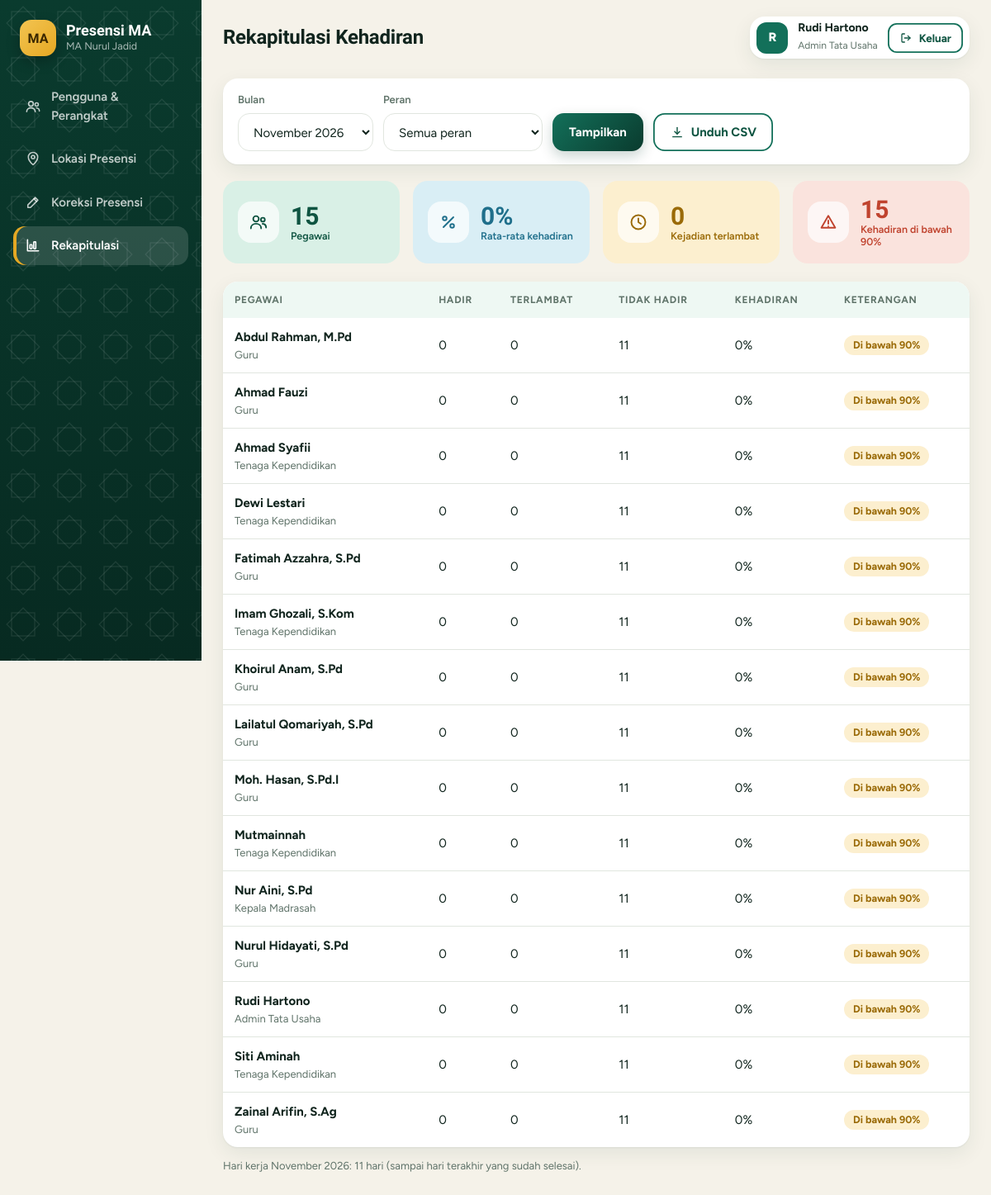
The app's page /admin/rekapitulasi.php (signed in) with its own data.
### tables this page shows
CREATE TABLE pengguna (
  id_pengguna      INT UNSIGNED AUTO_INCREMENT PRIMARY KEY,
  nip              VARCHAR(30)  NOT NULL UNIQUE,
  nama             VARCHAR(100) NOT NULL,
  kata_sandi_hash  VARCHAR(255) NOT NULL,
  peran            ENUM('guru','tendik','admin','kepala') NOT NULL,
  aktif            TINYINT(1)   NOT NULL DEFAULT 1,
  dibuat_pada      DATETIME     NOT NULL DEFAULT CURRENT_TIMESTAMP
);

### admin/rekapitulasi.php (the view, shortened to what this page needs)
<?php
require_once __DIR__ . '/../includes/layout.php';
$u = require_role(['admin', 'kepala']);
$pdo = db();
$bulan = $_GET['bulan'] ?? date('Y-m');
$fPeran = isset(NAMA_PERAN[$_GET['peran'] ?? '']) ? $_GET['peran'] : '';
$hk = daftar_hari_kerja($bulan);
$jmlHk = count($hk);
$sql = 'SELECT id_pengguna, nip, nama, peran FROM pengguna WHERE aktif = 1'; $par = [];
$st = $pdo->prepare($sql . ' ORDER BY nama'); $st->execute($par);
$pegawai = $st->fetchAll();
$hadirMap = [];
$rekap = []; $sumPersen = 0; $nPersen = 0; $sumTerlambat = 0; $bawah = 0;
foreach ($pegawai as $p) {
    $s = $hadirMap[$p['id_pengguna']] ?? [];
    $hadir = count($s);
    $tl = count(array_filter($s, fn($x) => $x === 'terlambat'));
    $persen = $jmlHk ? round($hadir / $jmlHk * 100) : null;
    $di_bawah = $jmlHk > 0 && ($hadir / $jmlHk * 100) < 90;
    if ($persen !== null) { $sumPersen += $persen; $nPersen++; }
    $sumTerlambat += $tl; $bawah += $di_bawah ? 1 : 0;
    $rekap[] = ['nip' => $p['nip'], 'nama' => $p['nama'], 'peran' => $p['peran'], 'hadir' => $hadir, 'terlambat' => $tl,
                'absen' => max(0, $jmlHk - $hadir), 'persen' => $persen, 'bawah' => $di_bawah];
}
$rata = $nPersen ? round($sumPersen / $nPersen) : null;
$opsi = [];
for ($i = 0; $i < 12; $i++) { $k = date('Y-m', strtotime("-$i month", strtotime(date('Y-m-01')))); $opsi[$k] = nama_bulan_tahun($k); }
?>
<form method="get" class="filters">
  <div><label>Bulan</label><select class="input" name="bulan"><?php foreach ($opsi as $k => $v): ?><option value="<?= e($k) ?>" <?= $k === $bulan ? 'selected' : '' ?>><?= e($v) ?></option><?php endforeach; ?></select></div>
  <div><label>Peran</label><select class="input" name="peran"><option value="">Semua peran</option>
    <?php foreach (NAMA_PERAN as $k => $v): ?><option value="<?= $k ?>" <?= $fPeran === $k ? 'selected' : '' ?>><?= e($v) ?></option><?php endforeach; ?></select></div>
  <button class="btn btn-primary">Tampilkan</button>
  <?php if ($u['peran'] === 'admin'): ?><a class="btn btn-line" href="?<?= e(http_build_query(['bulan' => $bulan, 'peran' => $fPeran, 'export' => 'csv'])) ?>"><?= icon('download', 18) ?> Unduh CSV</a><?php endif; ?>
</form>
<div class="stats4">
  <div class="stat s-green"><i class="ico"><?= icon('users', 24) ?></i><div><b><?= count($rekap) ?></b><span>Pegawai</span></div></div>
  <div class="stat s-blue"><i class="ico"><?= icon('percent', 24) ?></i><div><b><?= $rata === null ? '–' : $rata . '%' ?></b><span>Rata-rata kehadiran</span></div></div>
  <div class="stat s-gold"><i class="ico"><?= icon('clock', 24) ?></i><div><b><?= $sumTerlambat ?></b><span>Kejadian terlambat</span></div></div>
  <div class="stat s-red"><i class="ico"><?= icon('alert', 24) ?></i><div><b><?= $bawah ?></b><span>Kehadiran di bawah 90%</span></div></div>
</div>
<div class="table-wrap">
<table class="tbl">
  <thead><tr><th>Pegawai</th><th>Hadir</th><th>Terlambat</th><th>Tidak hadir</th><th>Kehadiran</th><th>Keterangan</th></tr></thead>
  <tbody>
  <?php foreach ($rekap as $r): ?>
    <tr>
      <td><b><?= e($r['nama']) ?></b><div class="muted small"><?= e(NAMA_PERAN[$r['peran']]) ?></div></td>
      <td><?= $r['hadir'] ?></td><td><?= $r['terlambat'] ?></td><td><?= $r['absen'] ?></td>
      <td><?= $r['persen'] === null ? '–' : $r['persen'] . '%' ?></td>
      <td><?= $r['persen'] === null ? '<span class="muted">–</span>' : ($r['bawah'] ? '<span class="badge badge-warn">Di bawah 90%</span>' : '<span class="badge badge-ok">Baik</span>') ?></td>
    </tr>
  <?php endforeach; ?>
  </tbody>
</table>
</div>
<p class="muted small">Hari kerja <?= e(nama_bulan_tahun($bulan)) ?>: <?= $jmlHk ?> hari<?= $bulan === date('Y-m') ? ' (sampai hari terakhir yang sudah selesai)' : '' ?>.
  <?= $u['peran'] === 'kepala' ? 'Kepala Madrasah mengakses halaman ini dalam mode lihat saja.' : '' ?></p>

### assets/css/app.css (style rules this page uses)
:root { --g950:#072a21; --g900:#0a3b2e; --g800:#0e5441; --g700:#13705a; --g600:#198a6e; --g100:#d9f0e6; --g50:#eef8f3; --gold:#e5a823; --gold-l:#f3c451; --gold-d:#9a6a07; --gold-bg:#fcefcf; --blue:#1f6f8b; --blue-bg:#d9eef5; --red:#c0432e; --red-bg:#fae3dd; --ink:#10241d; --muted:#5f7369; --line:#e1e6df; --bg:#f5f2e9; --card:#fff; --soft:#eef2ec; --font:"Figtree",system-ui,-apple-system,"Segoe UI",Roboto,Arial,sans-serif; --display:"Bricolage Grotesque","Figtree",system-ui,sans-serif; --r:18px; --shadow:0 1px 2px rgba(10,59,46,.06),0 8px 24px rgba(10,59,46,.08); }
* { box-sizing:border-box }
html { -webkit-text-size-adjust:100% }
body { margin:0;font:15px/1.5 var(--font);color:var(--ink);background:var(--bg) }
a { color:var(--g700) }
.muted { color:var(--muted) }
.small { font-size:13px }
.btn { display:inline-flex;align-items:center;justify-content:center;gap:8px;padding:11px 20px;border-radius:14px;border:0; background:linear-gradient(135deg,var(--g700),var(--g900));color:#fff;font:700 15px var(--font);cursor:pointer;text-decoration:none;min-height:46px; box-shadow:0 6px 16px rgba(10,59,46,.22);transition:transform .12s,box-shadow .12s,filter .12s }
.btn-line,.btn-ghost { background:#fff;color:var(--g800);box-shadow:inset 0 0 0 1.8px var(--g700) }
.input { width:100%;padding:12px 14px;border:1.8px solid var(--line);border-radius:14px;font:inherit;background:#fff;color:var(--ink);transition:border-color .15s,box-shadow .15s }
label { display:block;margin:14px 0 6px;font-size:13px;color:var(--muted);font-weight:600 }
.badge { display:inline-block;padding:3px 11px;border-radius:999px;font-size:12.5px;font-weight:700;white-space:nowrap }
.badge-warn { background:var(--gold-bg);color:var(--gold-d) }
.stat { border-radius:18px;padding:14px;box-shadow:var(--shadow);background:#fff }
.stat b { display:block;font:800 30px/1.1 var(--display) }
.stat span { font-size:12.5px;font-weight:600 }
.s-green { background:var(--g100);color:var(--g800) }
.s-gold { background:var(--gold-bg);color:var(--gold-d) }
.s-blue { background:var(--blue-bg);color:var(--blue) }
.s-red { background:var(--red-bg);color:var(--red) }
body.panel { display:flex;min-height:100vh }
.filters { display:flex;gap:12px;align-items:flex-end;flex-wrap:wrap;margin-bottom:20px;background:#fff;padding:16px 18px;border-radius:var(--r);box-shadow:var(--shadow) }
.filters label { margin-top:0 }
.filters .input { min-width:150px }
.table-wrap { overflow-x:auto;background:#fff;border-radius:var(--r);box-shadow:var(--shadow) }
.tbl { width:100%;border-collapse:collapse }
.tbl th { text-align:left;padding:13px 14px;color:var(--muted);font-weight:700;font-size:12px;text-transform:uppercase;letter-spacing:.06em;white-space:nowrap;background:var(--g50) }
.tbl th:first-child { border-radius:var(--r) 0 0 0 }
.tbl th:last-child { border-radius:0 var(--r) 0 0 }
.tbl td { padding:12px 14px;border-bottom:1px solid var(--line);vertical-align:middle }
.tbl tbody tr:last-child td { border-bottom:0 }
.stats4 { display:grid;grid-template-columns:repeat(4,1fr);gap:16px;margin-bottom:22px }
.stats4 .stat { display:flex;align-items:center;gap:14px;padding:18px;box-shadow:none }
.ico { width:50px;height:50px;border-radius:16px;background:rgba(255,255,255,.7);display:flex;align-items:center;justify-content:center;flex:none }
.stats4 .stat b { font-size:30px }
.stats4 .stat span { display:block;line-height:1.25 }

### records on screen
pengguna: nama "Abdul Rahman, M.Pd", peran "Guru", hadir "0", terlambat "0", absen "11", persen "0"
pengguna: nama "Ahmad Fauzi", peran "Guru", hadir "0", terlambat "0", absen "11", persen "0"
pengguna: nama "Ahmad Syafii", peran "Tenaga Kependidikan", hadir "0", terlambat "0", absen "11", persen "0"
pengguna: nama "Dewi Lestari", peran "Tenaga Kependidikan", hadir "0", terlambat "0", absen "11", persen "0"
pengguna: nama "Fatimah Azzahra, S.Pd", peran "Guru", hadir "0", terlambat "0", absen "11", persen "0"
pengguna: nama "Imam Ghozali, S.Kom", peran "Tenaga Kependidikan", hadir "0", terlambat "0", absen "11", persen "0"
pengguna: nama "Khoirul Anam, S.Pd", peran "Guru", hadir "0", terlambat "0", id_pengguna "11", persen "0"
pengguna: nama "Lailatul Qomariyah, S.Pd", peran "Guru", hadir "0", terlambat "0", absen "11", persen "0"
pengguna: nama "Moh. Hasan, S.Pd.I", peran "Guru", hadir "0", terlambat "0", absen "11", persen "0"
pengguna: nama "Mutmainnah", peran "Tenaga Kependidikan", hadir "0", terlambat "0", absen "11", persen "0"
pengguna: nama "Nur Aini, S.Pd", peran "Kepala Madrasah", hadir "0", terlambat "0", absen "11", persen "0"
pengguna: nama "Nurul Hidayati, S.Pd", peran "Guru", hadir "0", terlambat "0", absen "11", persen "0"
pengguna: nama "Siti Aminah", peran "Tenaga Kependidikan", hadir "0", terlambat "0", absen "11", persen "0"
pengguna: nama "Zainal Arifin, S.Ag", peran "Guru", hadir "0", terlambat "0", absen "11", persen "0"

### other values on screen
APP_NAME "Presensi MA"
APP_SCHOOL "MA Nurul Jadid"
$label "Pengguna & Perangkat"
$label "Lokasi Presensi"
$label "Koreksi Presensi"
$label "Rekapitulasi"
$title "Rekapitulasi Kehadiran"
mb_strtoupper(mb_substr($u['nama'], 0, 1)) "R"
$u['nama'] "Rudi Hartono"
NAMA_PERAN[$u['peran']] "Admin Tata Usaha"
count($rekap) "15"
$rata "0"
$sumTerlambat "0"
$bawah "15"
$r['nama'] "Rudi Hartono"
